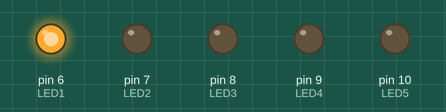
This sketch was run on a simulated Arduino Uno, built with avr-gcc and run on an emulated ATmega328P. On the bench: output pins drawn as LEDs (lit = HIGH).

Above: at 0.5 s.
At 2.5 s:
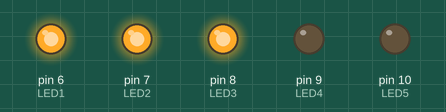
At 4.5 s:
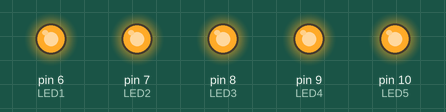
At 5.5 s:
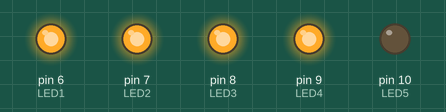
At 9.5 s:
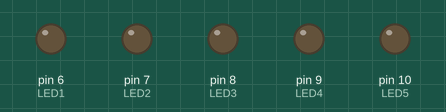
At 11.5 s:
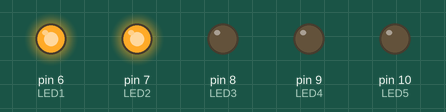
Timing chart, 0 to 13.0 s (numbered marks = the images above):
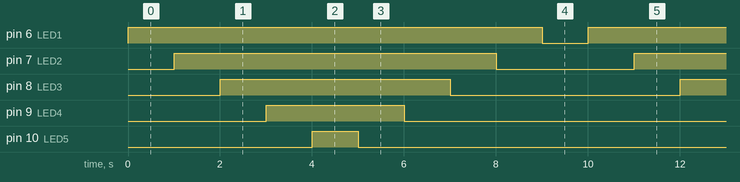

Measured:
- by itself, pin 6 (LED1): alternates HIGH for 9.0 s and LOW for 1.0 s
- by itself, pin 7 (LED2): alternates HIGH for 7.0 s and LOW for 3.0 s
- by itself, pin 8 (LED3): alternates HIGH for 5.0 s and LOW for 5.0 s
- by itself, pin 9 (LED4): alternates HIGH for 3.0 s and LOW for 7.0 s
- by itself, pin 10 (LED5): alternates HIGH for 1.0 s and LOW for 9.0 s

The sketch:

siraliLED_3.ino
```cpp
#define LED1 6
#define LED2 7
#define LED3 8
#define LED4 9
#define LED5 10

void setup() {
  // put your setup code here, to run once:
  pinMode(LED1,OUTPUT);
  pinMode(LED2,OUTPUT);
  pinMode(LED3,OUTPUT);
  pinMode(LED4,OUTPUT);
  pinMode(LED5,OUTPUT);
}

void loop() {
  // put your main code here, to run repeatedly:
  for(int i=6;i<=10;i++)
  {
    digitalWrite(i,HIGH);
    delay(1000);
  }
  for(int i=10;i>=6;i--)
  {
    digitalWrite(i,LOW);
    delay(1000);
  }
}
```
